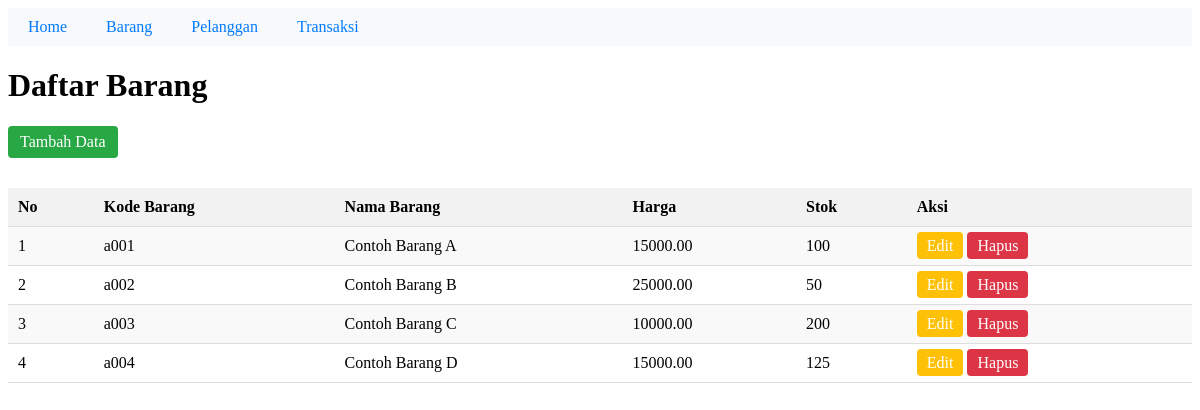
/index.php?controller=barang&action=index, run on the app's committed database.
### tables this page shows
CREATE TABLE `produk` (
  `no` int(11) NOT NULL,
  `kode_barang` varchar(10) DEFAULT NULL,
  `nama_barang` varchar(50) DEFAULT NULL,
  `harga` decimal(10,2) DEFAULT NULL,
  `stok` int(11) DEFAULT NULL
);

### App/controllers/BarangController.php (called while the page is built, shortened)
<?php
class BarangController
{
    private $db;
    public function __construct($db)
    {
        $this->db = $db;
    }
    public function index()
    {
        $query = "SELECT * FROM produk";
        $statement = $this->db->query($query);
        $data = $statement->fetchAll();
        require_once __DIR__ . "/../views/barang/indexbrg.php";
    }
}

### App/Views/Barang/indexbrg.php (the view, shortened to what this page needs)
<!DOCTYPE html>
<html lang="en">
<head>
</head>
<body>
<nav>
    <ul>
        <li><a href="index.php?controller=home&action=index">Home</a></li>
        <li><a href="index.php?controller=barang&action=index">Barang</a></li>
        <li><a href="index.php?controller=pelanggan&action=index">Pelanggan</a></li>
        <li><a href="index.php?controller=transaksi&action=index">Transaksi</a></li>
    </ul>
</nav>
<h1>Daftar Barang</h1>
<a href="index.php?controller=barang&action=create">Tambah Data</a>
<table>
    <tr>
        <th>No</th>
        <th>Kode Barang</th>
        <th>Nama Barang</th>
        <th>Harga</th>
        <th>Stok</th>
        <th>Aksi</th>
    </tr>
    <?php foreach ($data as $key => $barang): ?>
        <tr>
            <td><?= $key + 1 ?></td>
            <td><?= $barang['kode_barang'] ?></td>
            <td><?= $barang['nama_barang'] ?></td>
            <td><?= $barang['harga'] ?></td>
            <td><?= $barang['stok'] ?></td>
            <td>
                <a href="index.php?controller=barang&action=edit&id=<?= $barang['kode_barang'] ?>">Edit</a>
                <a href="index.php?controller=barang&action=delete&id=<?= $barang['kode_barang'] ?>">Hapus</a>
            </td>
        </tr>
    <?php endforeach; ?>
</table>
</body>
</html>

### App/Views/Barang/indexbrg.php (style rules this page uses)
nav { margin-bottom: 20px; }
nav ul { list-style-type: none; padding: 0; background-color: #f8f9fa; padding: 10px; }
nav ul li { display: inline; margin-right: 15px; }
nav ul li a { text-decoration: none; color: #007bff; }
table { width: 100%; border-collapse: collapse; margin-top: 20px; }
th, td { padding: 10px; text-align: left; border-bottom: 1px solid #ddd; }
th { background-color: #f2f2f2; }
tr:nth-child(even) { background-color: #f9f9f9; }
a { text-decoration: none; padding: 5px 10px; color: white; border-radius: 4px; }
a[href*="edit"] { background-color: #ffc107; }
a[href*="delete"] { background-color: #dc3545; }
a[href*="create"] { display: inline-block; margin-bottom: 10px; background-color: #28a745; color: white; padding: 7px 12px; border-radius: 4px; text-decoration: none; }

### data on the page
produk: kode_barang "a001", nama_barang "Contoh Barang A", harga "15000.00", stok "100"
produk: kode_barang "a002", nama_barang "Contoh Barang B", harga "25000.00", stok "50"
produk: kode_barang "a003", nama_barang "Contoh Barang C", harga "10000.00", stok "200"
produk: kode_barang "a004", nama_barang "Contoh Barang D", harga "15000.00", stok "125"
